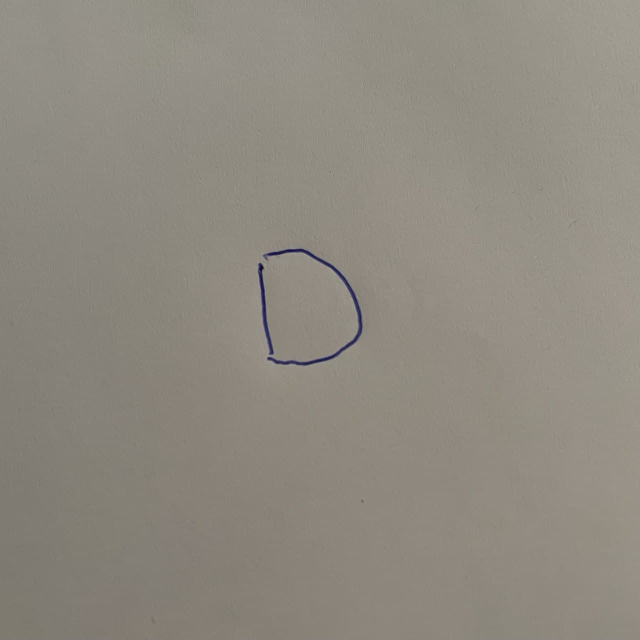
#> input picture proyecto 01/02 CNN/d.jpg, 1280 x 1280 px (shown at 1/2 size)
$ jupyter execute --allow-errors csv_generator.ipynb
#> lines starting #> are read from the running program, lines starting #| are printed output that depends on the picture
[cell 1]
import cv2
import numpy as np
import matplotlib.pyplot as plt
import pandas as pd

[cell 2]
image_path = 'dataset/'

[cell 3]
img_str = image_path + "img002-006.png"
img = cv2.imread(img_str)
#> (the rest of this cell did not finish here and is left out)

#> (a cell that did not finish here is left out)

#> (a cell that did not finish here is left out)

[cell 6]
x = []
dim = (64, 64)
#> (the rest of this cell did not finish here and is left out)

#> (a cell that did not finish here is left out)

#> (a cell that did not finish here is left out)

[cell 9]
len(x)

[cell 10]
for i in range(len(x)):
    df2 = pd.DataFrame(x[i])
    df = df.append(df2, ignore_index = True)

#> (a cell that did not finish here is left out)

#> (a cell that did not finish here is left out)

[cell 13]
img = cv2.imread('d.jpg')
#> img is the input picture: shape (1280, 1280, 3); mean B, G, R 127.9, 137.8, 143
img = cv2.cvtColor(img, cv2.COLOR_BGR2GRAY)
#> img: shape (1280, 1280)
img = cv2.resize(img, dim)
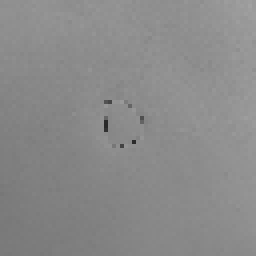
#> img: shape (64, 64) (shown 4 times larger); min 41, max 162, mean 138.3
img = img.reshape(1,4096)

[cell 14]
df2 = pd.DataFrame(img)
#> df2 = table of 1 rows and 4096 columns
df2.to_csv('image_test.csv', index=False)
